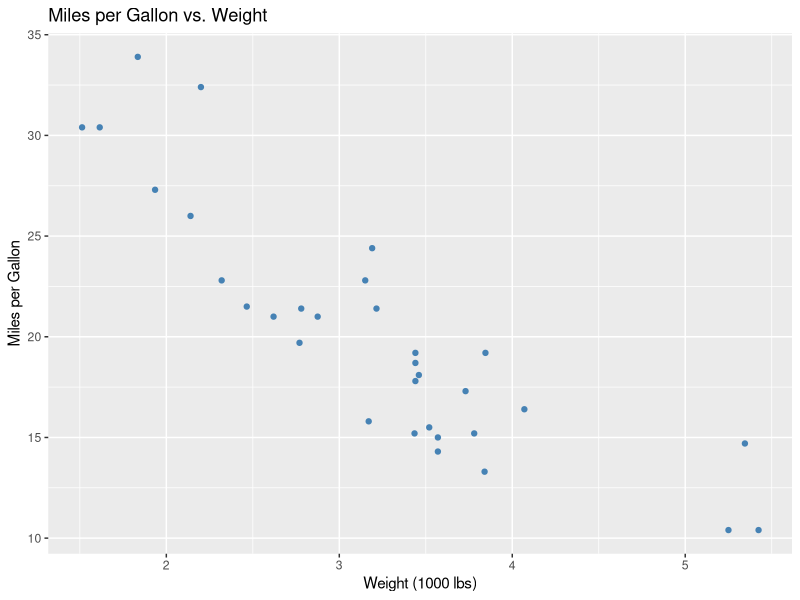

Write R code to recreate this figure.
## ---- chunk 1
knitr::opts_chunk$set(echo = TRUE)
## ---- chunk 2
summary(cars)
data("mtcars")
summary(mtcars)

##Generate a plot

library(ggplot2)

ggplot(mtcars, aes(x = wt, y = mpg)) +
  geom_point(color = "steelblue") +
  labs(
    title = "Miles per Gallon vs. Weight",
    x = "Weight (1000 lbs)",
    y = "Miles per Gallon"
  )
##Reflection
##All things considered, R Markdown offers a smooth method of combining writing, analysis, and code. In contrast to traditional reports, it guarantees that your data and findings are always current because your analysis is immediately replicated each time you re-knit the file. Once I figured out how to format chunks correctly, I discovered that combining Markdown syntax, LaTeX math, and R code was simple. It's a useful tool for producing transparent, thoroughly recorded work.

